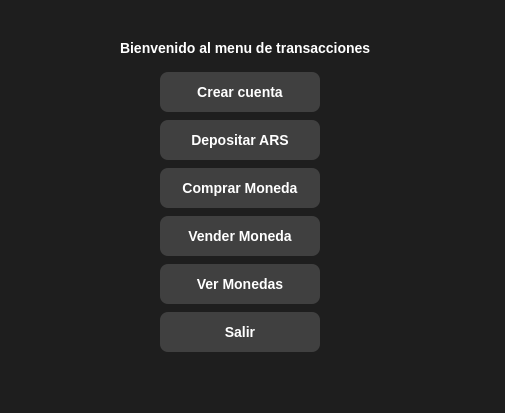
<?xml version="1.0" encoding="UTF-8"?>
<ui version="4.0">
 <class>MainWindow</class>
 <widget class="QMainWindow" name="MainWindow">
  <property name="geometry">
   <rect>
    <x>0</x>
    <y>0</y>
    <width>505</width>
    <height>413</height>
   </rect>
  </property>
  <property name="windowTitle">
   <string>MainWindow</string>
  </property>
  <property name="styleSheet">
   <string notr="true">background-color: #1e1e1e;
font-family: Segoe UI, Arial;</string>
  </property>
  <widget class="QWidget" name="centralwidget">
   <widget class="QLabel" name="lblmenu">
    <property name="geometry">
     <rect>
      <x>120</x>
      <y>40</y>
      <width>261</width>
      <height>16</height>
     </rect>
    </property>
    <property name="styleSheet">
     <string notr="true">color: #ffffff;
font-size: 14px;
font-weight: bold;
background-color: transparent;
border: none;</string>
    </property>
    <property name="text">
     <string>Bienvenido al menu de transacciones</string>
    </property>
   </widget>
   <widget class="QWidget" name="verticalLayoutWidget">
    <property name="geometry">
     <rect>
      <x>160</x>
      <y>70</y>
      <width>160</width>
      <height>290</height>
     </rect>
    </property>
    <layout class="QVBoxLayout" name="verticalLayout">
     <item>
      <widget class="QPushButton" name="btnCrearCuenta">
       <property name="styleSheet">
        <string notr="true">QPushButton {
    background-color: #404040;
    color: white;
    border: none;
    border-radius: 8px;
    padding: 12px 20px;
    font-size: 14px;
    font-weight: bold;
    min-width: 100px;
}
QPushButton:hover {
    background-color: #555555;
}
QPushButton:pressed {
    background-color: #333333;
}</string>
       </property>
       <property name="text">
        <string>Crear cuenta</string>
       </property>
      </widget>
     </item>
     <item>
      <widget class="QPushButton" name="btnDepositar">
       <property name="styleSheet">
        <string notr="true">QPushButton {
    background-color: #404040;
    color: white;
    border: none;
    border-radius: 8px;
    padding: 12px 20px;
    font-size: 14px;
    font-weight: bold;
    min-width: 100px;
}
QPushButton:hover {
    background-color: #555555;
}
QPushButton:pressed {
    background-color: #333333;
}</string>
       </property>
       <property name="text">
        <string>Depositar ARS</string>
       </property>
      </widget>
     </item>
     <item>
      <widget class="QPushButton" name="btnComprar">
       <property name="styleSheet">
        <string notr="true">QPushButton {
    background-color: #404040;
    color: white;
    border: none;
    border-radius: 8px;
    padding: 12px 20px;
    font-size: 14px;
    font-weight: bold;
    min-width: 100px;
}
QPushButton:hover {
    background-color: #555555;
}
QPushButton:pressed {
    background-color: #333333;
}</string>
       </property>
       <property name="text">
        <string>Comprar Moneda</string>
       </property>
      </widget>
     </item>
     <item>
      <widget class="QPushButton" name="btnVender">
       <property name="styleSheet">
        <string notr="true">QPushButton {
    background-color: #404040;
    color: white;
    border: none;
    border-radius: 8px;
    padding: 12px 20px;
    font-size: 14px;
    font-weight: bold;
    min-width: 100px;
}
QPushButton:hover {
    background-color: #555555;
}
QPushButton:pressed {
    background-color: #333333;
}</string>
       </property>
       <property name="text">
        <string>Vender Moneda</string>
       </property>
      </widget>
     </item>
     <item>
      <widget class="QPushButton" name="btnCuentas">
       <property name="styleSheet">
        <string notr="true">QPushButton {
    background-color: #404040;
    color: white;
    border: none;
    border-radius: 8px;
    padding: 12px 20px;
    font-size: 14px;
    font-weight: bold;
    min-width: 100px;
}
QPushButton:hover {
    background-color: #555555;
}
QPushButton:pressed {
    background-color: #333333;
}</string>
       </property>
       <property name="text">
        <string>Ver Monedas</string>
       </property>
      </widget>
     </item>
     <item>
      <widget class="QPushButton" name="btnSalir">
       <property name="styleSheet">
        <string notr="true">QPushButton {
    background-color: #404040;
    color: white;
    border: none;
    border-radius: 8px;
    padding: 12px 20px;
    font-size: 14px;
    font-weight: bold;
    min-width: 100px;
}
QPushButton:hover {
    background-color: #555555;
}
QPushButton:pressed {
    background-color: #333333;
}</string>
       </property>
       <property name="text">
        <string>Salir</string>
       </property>
      </widget>
     </item>
    </layout>
   </widget>
  </widget>
  <widget class="QStatusBar" name="statusbar"/>
 </widget>
 <resources/>
 <connections/>
</ui>
